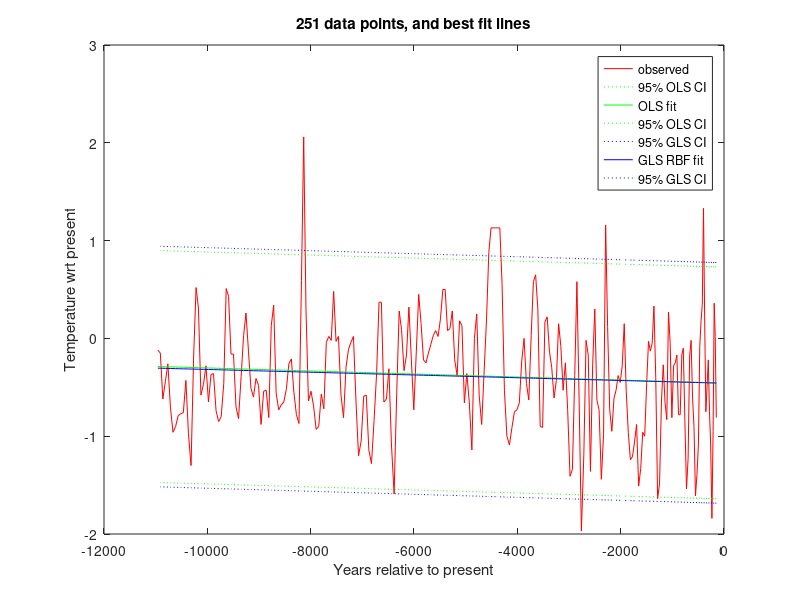

Source code (MATLAB):
%%%%%%%%%%%%%%%%%%%%%%%%%%%%%%%%%%%%%%%%%%%%%%%%%%%%%%%%%%%%%%%%%%%%%%%%%%
% This program reads Vostok dueterium temperature data, then does OLS    %
% and GLS for a linear (y = b0 + b1.t) model.                            %
% This code is for unequally spaced data, with residuals assumed to be   %
% correlated by a radial basis function of form phi_ij = exp(-r_ij/ro).  %
% This code is for Matlab or Octave (clear or set the usingOctave flag). %
%%%%%%%%%%%%%%%%%%%%%%%%%%%%%%%%%%%%%%%%%%%%%%%%%%%%%%%%%%%%%%%%%%%%%%%%%%
usingOctave=false;

% Petit, J.R., et al., 2001, Vostok Ice Core Data for 420,000 Years, IGBP PAGES/World Data Center 
% for Paleoclimatology Data Contribution Series #2001-076.
% NOAA/NGDC Paleoclimatology Program, Boulder CO, USA. 
% at https://www1.ncdc.noaa.gov/pub/data/paleo/icecore/antarctica/vostok/deutnat.txt
% the four columns of this csv file are Depth(m), corrected Ice age (GT4),deuterium content, deltaTS

deutnat=csvread('deutnatVostok.csv');

[nd,~]=size(deutnat);

%%%%%%%%%%%%%%%%%%%%%
% Assemble the data %
%%%%%%%%%%%%%%%%%%%%%
m=0;
t=0;  % sample coordinates
x=0;  % OLS/GLS matrix
y=0;  % correlated data
ds=0; % dataset
for i=1:nd
    yearsBP=-deutnat(i,2);
    deltaTS=deutnat(i,4);
    if yearsBP>-11000 && yearsBP<-148
        m=m+1;
        t(m)=yearsBP;
        x(m,1)=1;
        x(m,2)=t(m);
        ds(m)=1; % all the one dataset
        y(m,1)=deltaTS;
    end
end



    %%%%%%%%%%%%%%%%%%%%%%%%%%%%%%%%%%%%%
    % OLS calculation by matrix algebra %
    %%%%%%%%%%%%%%%%%%%%%%%%%%%%%%%%%%%%%
    [n,k]=size(x);
    DegreesOfFreedom=n-k;
    varName(1,:)='(Intercept)';
    varName(2,:)='year (BP)  ';
    disp('OLS calculation by matrix algebra:');
    betaOLS=inv(transpose(x)*x)*transpose(x)*y;
    residuals=y-x*betaOLS;

    SSR=transpose(residuals)*residuals;
    % for improved rho estimate:
    meanPred=(1/n)*ones(n,n)*x*betaOLS; % n x 1 vector all elements=mean predicted value
    predDev=x*betaOLS-meanPred;
    SSPD=transpose(predDev)*predDev;
    
    residStdErrOLS=std(residuals)*sqrt((n-1)/(n-k));
    stdErrorOLS=0;
    tValue=0;
    normCov=inv(transpose(x)*x);
    for m=1:k
        stdErrorOLS(m,1)=residStdErrOLS*sqrt(normCov(m,m));
        tValue(m,1)=betaOLS(m,1)/stdErrorOLS(m,1);
    end
    disp('                 Estimate     Std. Error    t value');
    for m=1:k
        fprintf('%s  %12.6f  %12.6f  %9.3f\n',varName(m,:),betaOLS(m,1),stdErrorOLS(m,1),tValue(m,1));
    end
    disp(['Residual standard error: ',num2str(residStdErrOLS),' on ',num2str(n-k),' degrees of freedom']);

    
    bestFitYunEq=0;
    upperCIunEq=0;
    lowerCIunEq=0;
    CIunEq=0;
        for i=1:n
            bestFitYunEq(i)=betaOLS(1,1)+x(i,2)*betaOLS(2,1);
            upperCIunEq(i)=bestFitYunEq(i)+1.96*residStdErrOLS;
            lowerCIunEq(i)=bestFitYunEq(i)-1.96*residStdErrOLS;
            CIunEq(i)=1.96*residStdErrOLS;
        end

    
    disp('--------------------------------------------------------');
    

    %%%%%%%%%%%%%%%%%%%%%%%%%%%%%%%%%%%%%%%%%%%%%%%%%%%%%%%
    % First find kd = rd/ro where rd = effective distance %
    % between the datasets, equation (4.7).               %
    %%%%%%%%%%%%%%%%%%%%%%%%%%%%%%%%%%%%%%%%%%%%%%%%%%%%%%%
    m=0;
    sumSameTrds=0;
    for i=2:n
        if abs(t(i)-t(i-1))<0.01 && ds(i)~=ds(i-1)
            % same time, different dataset
            m=m+1;
            sumSameTrds=sumSameTrds+(residuals(i,1)-residuals(i-1,1))^2;
        end
    end
    variance=residStdErrOLS^2;
    if m>0
        kd=-log(1-sumSameTrds/(2*m*variance));
    else
        % no zero distance pairs - set kd =0
        kd=0;
    end
    disp(['kd = rd/ro = ',num2str(kd),' = (dataset distance)/ro - see (4.7)']);
    
    if usingOctave
        fflush(stdout);
    end


    %%%%%%%%%%%%%%%%%%%%%%%%%%%%%%%%%%%%%%%%%%%%%%%%%%%%%%%%%%%%%%%%%%%%%%%%
    % Now find the sum of squares of residual differences from the closest %
    % residual (by time difference) in the SAME dataset, UNWEIGHTED        %
    % and divided by 2, to give RHS of (4.8).                              %
    %%%%%%%%%%%%%%%%%%%%%%%%%%%%%%%%%%%%%%%%%%%%%%%%%%%%%%%%%%%%%%%%%%%%%%%%
    gammaRHSidw=0;
    rClosest=0;
    for i=1:n
        rMin=999999999;
        for j=1:n
            r=abs(x(i,2)-x(j,2));
            if r>0 && r<rMin && ds(i)==ds(j)
                % closest so far from this dataset
                rMin=r;
                rClosest(i)=r;
                %thisGamma=((residuals(i,1)-residuals(j,1))^2)/r;
                thisGamma=((residuals(i,1)-residuals(j,1))^2);
            end
        end
        gammaRHSidw=gammaRHSidw+thisGamma;
        %disp(['rMin: ',num2str(rMin)]);
    end
    gammaRHSidw=gammaRHSidw/2;


    %%%%%%%%%%%%%%%%%%%%%%%%%%%%%%%%%%%%%%%%%%%%%%%%%%%%%%%%%%%%%%%%%%%%%
    % Now find ro by incrementing it until LHS of (4.8) <= RHS of (4.8) %
    %%%%%%%%%%%%%%%%%%%%%%%%%%%%%%%%%%%%%%%%%%%%%%%%%%%%%%%%%%%%%%%%%%%%%
    ro=0;
    gammaLHSidw=2*gammaRHSidw;
    while gammaLHSidw>gammaRHSidw
        ro=ro+0.01;
        gammaLHSidw=0;
        for i=1:n
            %gammaLHSidw=gammaLHSidw+(1-exp(-sqrt((rClosest(i)/ro)^2+kd*kd)))/rClosest(i);
            gammaLHSidw=gammaLHSidw+(1-exp(-sqrt((rClosest(i)/ro)^2+kd*kd)));
        end
        gammaLHSidw=gammaLHSidw*variance;
    end
    rd=kd*ro;
    disp('Durbin-Watson equivalent estimate (4.8):');
    if kd==0
        disp(['RBF time ro = ',num2str(ro),',  rd = ',num2str(rd),', so equivalent to (4.5)']);
    else
        disp(['RBF time ro = ',num2str(ro),',  dataset rd = ',num2str(rd)]);
    end


    disp('--------------------------------------------------------');
    
    if usingOctave
        fflush(stdout);
    end
    
    %%%%%%%%%%%%%%%%%%%%%%%%%%%%%%%%%%%%%
    % GLS calculation by matrix algebra %
    %%%%%%%%%%%%%%%%%%%%%%%%%%%%%%%%%%%%%
    disp(['GLS using ro = ',num2str(ro),',  dataset rd = ',num2str(rd)]);
    disp(['Assembling S: ',num2str(n),' x ',num2str(n),' with ',num2str(m),' pairs of co-located points']);
    if usingOctave
        fflush(stdout);
    end
    % calculate S first, then invert (hopefully)
    S=eye(n);
    for i=1:n-1
        for j=i+1:n
            if ds(i)==ds(j)
                phi=exp(-sqrt(((t(j)-t(i))/ro)^2+0));
            else
                phi=exp(-sqrt(((t(j)-t(i))/ro)^2+kd*kd));
            end
            S(i,j)=phi;
            S(j,i)=S(i,j);
        end
    end
    %disp(['Inverting S']);
    if usingOctave
        fflush(stdout);
    end
    Sinv=inv(S);
    betaGLSmdw3=inv(transpose(x)*Sinv*x)*transpose(x)*Sinv*y;
    residualsGLS=y-x*betaGLSmdw3;
    residStdErrMDW3=sqrt(transpose(residualsGLS)*Sinv*residualsGLS/(n-k));
    stdErrorMDW3=0;
    tValue=0;
    normCov=inv(transpose(x)*Sinv*x);
    for m=1:k
        stdErrorMDW3(m,1)=residStdErrMDW3*sqrt(normCov(m,m));
        tValue(m,1)=betaGLSmdw3(m,1)/stdErrorMDW3(m,1);
    end
    %disp('t-value = beta / std.error');
    disp('                 Estimate     Std. Error    t value');
    for m=1:k
        fprintf('%s  %12.6f  %12.6f  %9.3f\n',varName(m,:),betaGLSmdw3(m,1),stdErrorMDW3(m,1),tValue(m,1));
    end
    disp(['Residual standard error: ',num2str(residStdErrMDW3),' on ',num2str(n-k),' degrees of freedom']);


    disp('--------------------------------------------------------');
    
    if usingOctave
        fflush(stdout);
    end
    
    %%%%%%%%%%%%%%%%%%%%%%%%%%%%%%%%%%%%%%%%%%%%%%%%%%%%%%%%%%%%%%%%%%%%%
    % Now find ro by incrementing it until LHS of (4.9) <= RHS of (4.9) %
    %%%%%%%%%%%%%%%%%%%%%%%%%%%%%%%%%%%%%%%%%%%%%%%%%%%%%%%%%%%%%%%%%%%%%
    ro=0;
    LHSmultiplier=variance*(2-exp(-SSPD/SSR));
    gammaLHSidw=2*gammaRHSidw;
    while gammaLHSidw>gammaRHSidw
        ro=ro+0.01;
        gammaLHSidw=0;
        for i=1:n
            %gammaLHSidw=gammaLHSidw+(1-exp(-sqrt((rClosest(i)/ro)^2+kd*kd)))/rClosest(i);
            gammaLHSidw=gammaLHSidw+(1-exp(-sqrt((rClosest(i)/ro)^2+kd*kd)));
        end
        gammaLHSidw=gammaLHSidw*LHSmultiplier;
    end
    rd=kd*ro;
    disp('Modified Durbin-Watson equivalent estimate (4.9):');
    if kd==0
        disp(['RBF time ro = ',num2str(ro),',  rd = ',num2str(rd),', so equivalent to (4.6)']);
    else
        disp(['RBF time ro = ',num2str(ro),',  dataset rd = ',num2str(rd)]);
    end

    disp('--------------------------------------------------------');
    
    if usingOctave
        fflush(stdout);
    end
    
    %%%%%%%%%%%%%%%%%%%%%%%%%%%%%%%%%%%%%
    % GLS calculation by matrix algebra %
    %%%%%%%%%%%%%%%%%%%%%%%%%%%%%%%%%%%%%
    disp(['GLS using ro = ',num2str(ro),',  dataset rd = ',num2str(rd)]);
    disp(['Assembling S: ',num2str(n),' x ',num2str(n)]);
    if usingOctave
        fflush(stdout);
    end
    % calculate S first, then invert (hopefully)
    S=eye(n);
    for i=1:n-1
        for j=i+1:n
            if ds(i)==ds(j)
                phi=exp(-sqrt(((t(j)-t(i))/ro)^2+0));
            else
                phi=exp(-sqrt(((t(j)-t(i))/ro)^2+kd*kd));
            end
            S(i,j)=phi;
            S(j,i)=S(i,j);
        end
    end
    %disp(['Inverting S']);
    if usingOctave
        fflush(stdout);
    end
    Sinv=inv(S);
    betaGLSmdw3=inv(transpose(x)*Sinv*x)*transpose(x)*Sinv*y;
    residualsGLS=y-x*betaGLSmdw3;
    residStdErrMDW3=sqrt(transpose(residualsGLS)*Sinv*residualsGLS/(n-k));
    stdErrorMDW3=0;
    tValue=0;
    normCov=inv(transpose(x)*Sinv*x);
    for m=1:k
        stdErrorMDW3(m,1)=residStdErrMDW3*sqrt(normCov(m,m));
        tValue(m,1)=betaGLSmdw3(m,1)/stdErrorMDW3(m,1);
    end
    %disp('t-value = beta / std.error');
    disp('                 Estimate     Std. Error    t value');
    for m=1:k
        fprintf('%s  %12.6f  %12.6f  %9.3f\n',varName(m,:),betaGLSmdw3(m,1),stdErrorMDW3(m,1),tValue(m,1));
    end
    disp(['Residual standard error: ',num2str(residStdErrMDW3),' on ',num2str(n-k),' degrees of freedom']);
    
    bestFitYmdw3=0;
    upperCImdw3=0;
    lowerCImdw3=0;
    CImdw3=0;
        for i=1:n
            bestFitYmdw3(i)=betaGLSmdw3(1,1)+x(i,2)*betaGLSmdw3(2,1);
            upperCImdw3(i)=bestFitYunEq(i)+1.96*residStdErrMDW3;
            lowerCImdw3(i)=bestFitYunEq(i)-1.96*residStdErrMDW3;
            CImdw3(i)=1.96*residStdErrMDW3;
        end
    
    
    disp('========================================================');
    
    % Plot regression lines:
    plot(t,y,'r-',t,upperCIunEq,'g:',t,bestFitYunEq,'g-',t,lowerCIunEq,'g:',t,upperCImdw3,'b:',t,bestFitYmdw3,'b-',t,lowerCImdw3,'b:');
    legend('observed','95% OLS CI','OLS fit','95% OLS CI','95% GLS CI','GLS RBF fit','95% GLS CI');
    title([num2str(n),' data points, and best fit lines']);
    xlabel('Years relative to present');
    ylabel('Temperature wrt present');
    

